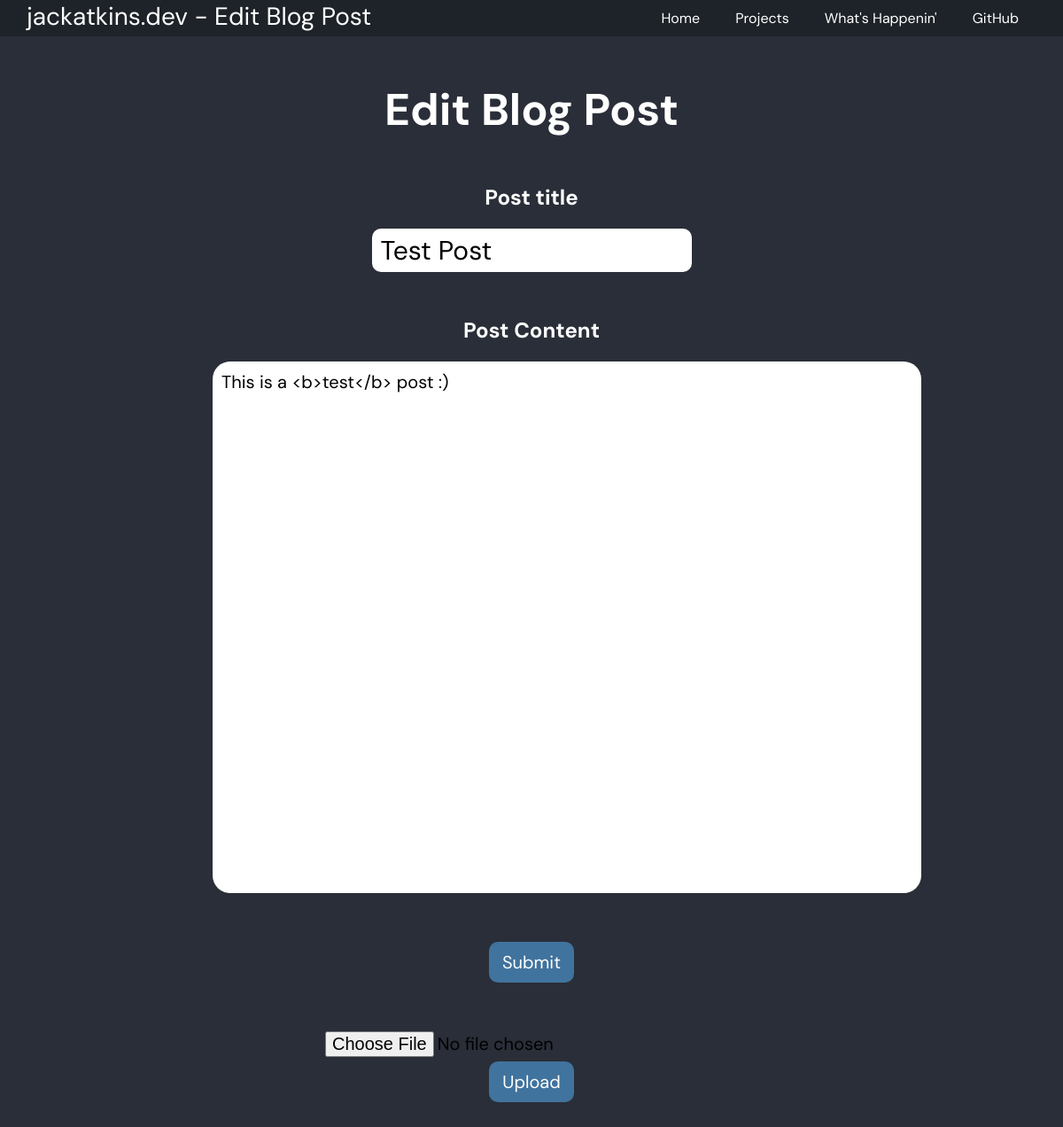
Before: /admin/blog/posts/edit/1 (signed in) with the older database file.
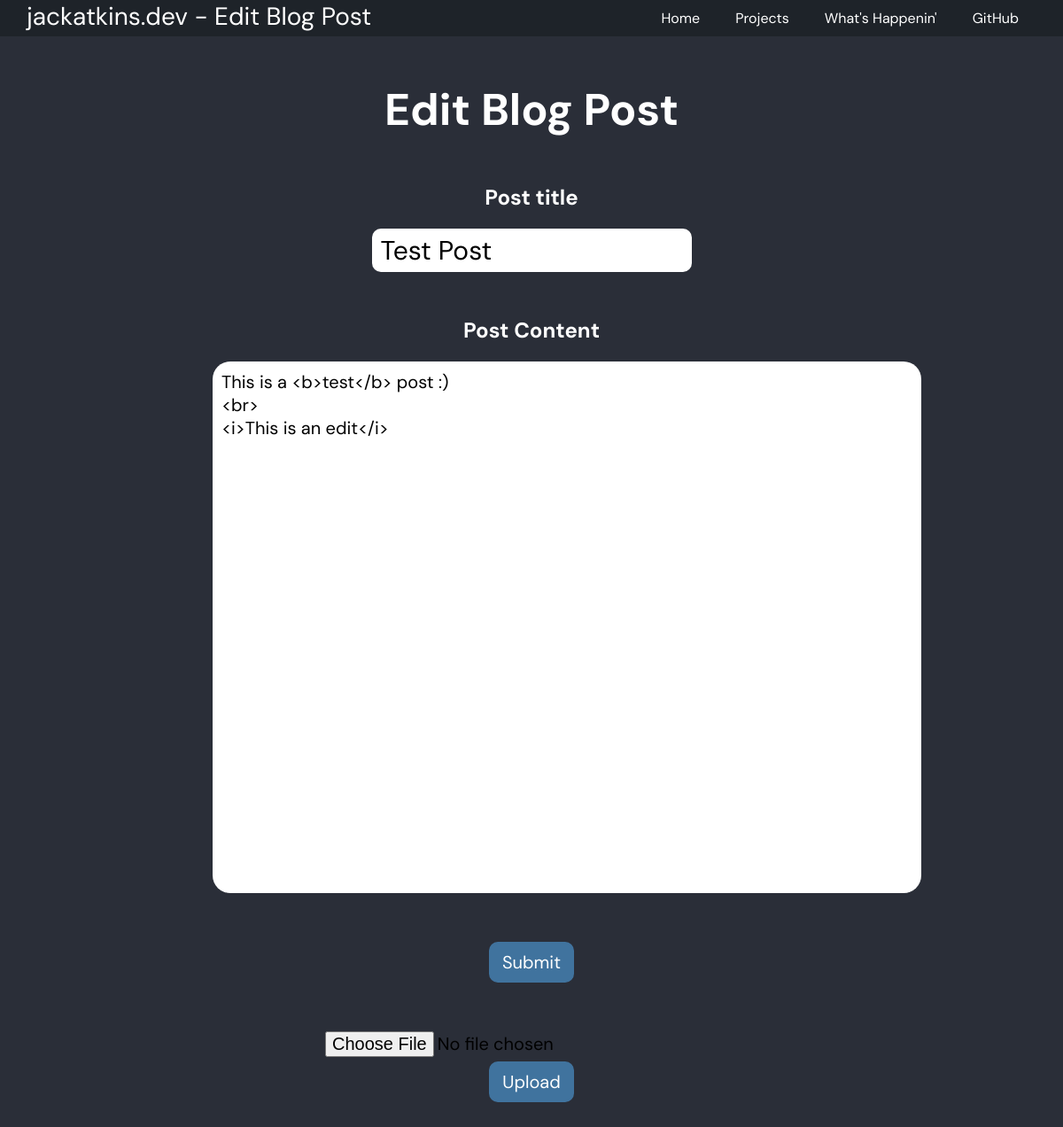
After: the same page with the newer database file.
### app.py (models this page shows)
class BlogPost(db.Model):
    id = db.Column(db.Integer, primary_key=True)
    created = db.Column(db.DateTime)
    title = db.Column(db.String(100))
    content = db.Column(db.Text)

### app.py (the view)
@app.route("/admin/blog/posts/edit/<id>", methods=["GET", "POST"])
def editpost(id):
    try:
        if session["admin_user"]:
            if request.method == "POST":
                title = request.form["title"]
                content = request.form["content"]
                post = BlogPost.query.filter_by(id=id).first()
                if post:
                    post.title = title
                    post.content = content
                    db.session.commit()
                    return redirect(url_for("blogposts"))
                else:
                    return redirect(url_for("blogposts"))
            else:
                post = BlogPost.query.filter_by(id=id).first()
                if post:
                    return render_template("editpost.html", post=post)
                else:
                    return redirect(url_for("blogposts"))
    except KeyError:
        return redirect(url_for("login"))

### templates/editpost.html (shortened to what this page needs)
{% extends "base.html" %}
{% block navtitle %}Edit Blog Post{% endblock %}
{% block content %}
<div class="content-break">
    <h1>Edit Blog Post</h1>
    <form class="content-break" method="post">
        <h2>Post title</h2>
        <input type="text" name="title" class="content-break-small" style="font-size: 30px;" maxlength="100" value="{{ post.title }}"">
        <h2 class="content-break">Post Content</h2>
        <textarea name="content" class="content-break-small">{{ post.content }}</textarea>
        <br>
        <input type="submit" class="submit content-break">
    </form>
    <form class="content-break">
        <input class="file-upload" type="file" name="image">
    </form>
    <button onclick="readFile()">Upload</button>
</div>
{% endblock %}

### templates/base.html (shortened to what this page needs)
<!DOCTYPE html>
<html>
    <head>
        <link rel="stylesheet" type="text/css" href="{{ url_for('static', filename='css/global.css') }}">
    </head>
    <body>
        <nav>
            <p id="title">jackatkins.dev - {% block navtitle %}{% endblock %}</p>
            <ul>
                <a href="https://github.com/J4CKINS"><li class="github">GitHub</li></a>
                <a href="{{ url_for('blog') }}"><li>What's Happenin'</li></a>
                <a href="{{ url_for('projects') }}"><li>Projects</li></a>
                <a href="{{ url_for('home') }}"><li>Home</li></a>
            </ul>
        </nav>
        <div class="wrapper fadein">
            {% block content %}
            {% endblock %}
        </div>
    </body>
</html>

### static/css/global.css (style rules this page uses)
* { margin: 0px; box-sizing: border-box; font-family: 'DM Sans', sans-serif; color: white; }
body { background-color: #2a2e38; }
h1 { font-size: 50px; }
p { font-size: 20px; }
button { font-size: 20px; background-color: #40739e; padding: 10px 15px; margin: 0px 10px; border-radius: 10px; border: none; transition: all ease-in .2s; -webkit-transition: all ease-in .2s; -moz-transition: all ease-in .2s; -o-transition: all ease-in .2s; }
input { font-size: 20px; padding: 5px 10px; border-radius: 10px; border: none; color:black; transition: all ease-in .2s; }
textarea { resize: none; background-color: white; color: black; border: none; border-radius: 20px; font-size: 20px; width:800px; height:600px; padding: 10px 10px; }
.wrapper { float: left; text-align: center; width: 100%; padding: 0 20% 70px 20%; opacity: 0; padding-top: 15px; transition: all ease-in 1s; -webkit-transition: all ease-in 1s; -moz-transition: all ease-in 1s; -o-transition: all ease-in 1s; }
.content-break { margin-top: 50px; }
.content-break-small { margin-top: 20px; }
.submit { color:white; font-size: 20px; background-color: #40739e; padding: 10px 15px; border-radius: 10px; border: none; transition: all ease-in .2s; -webkit-transition: all ease-in .2s; -moz-transition: all ease-in .2s; -o-transition: all ease-in .2s; }
nav { background-color: #1e2329; width: 100%; float: left; }
nav p { float: left; margin-left: 30px; color: white; font-size: 28px; }
nav ul { float: right; list-style-type: none; overflow: hidden; margin-right: 30px; }
nav a { float: right; color: white; text-decoration: none; }
nav li { padding: 10px 20px 10px 20px; }

Changed rows visible on the page:
changed BlogPost "Test Post": content "This is a <b>test</b> post :)" → "This is a <b>test</b> post :) <br> <i>This is an edit</i>"
